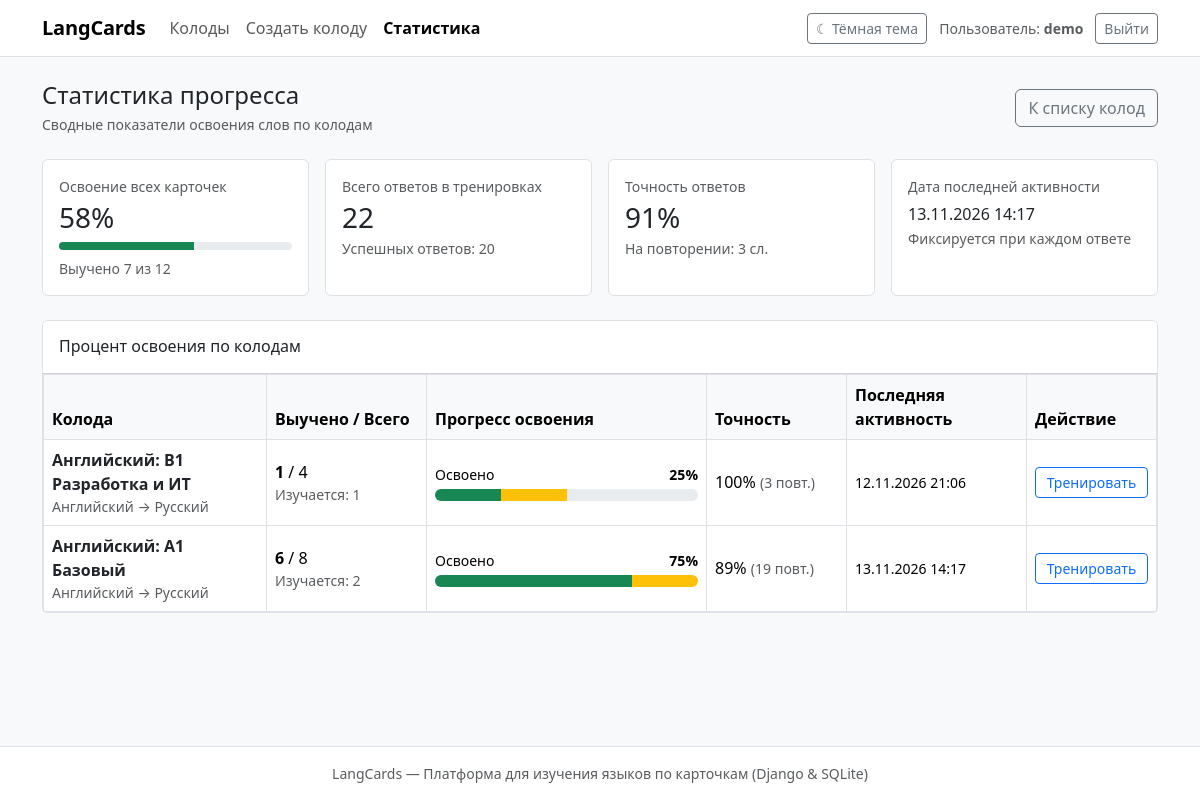
Screenshot of /stats/ (signed in) with the database file from the repository.
### cards/models.py (models this page shows, shortened)
class Card(models.Model):
    class Status(models.TextChoices):
        NEW = 'new', 'Новое'
        LEARNING = 'learning', 'Изучается'
        LEARNED = 'learned', 'Выучено'
    deck = models.ForeignKey(
        Deck,
        on_delete=models.CASCADE,
        related_name='cards',
        verbose_name='Колода',
    )
    front_text = models.CharField('Исходное слово / фраза', max_length=255)
    back_text = models.CharField('Перевод / толкование', max_length=255)
    example = models.TextField('Контекстный пример', blank=True)
    review_count = models.PositiveIntegerField('Количество повторений', default=0)
    success_count = models.PositiveIntegerField('Правильных ответов', default=0)
    status = models.CharField(
        'Статус',
        max_length=16,
        choices=Status.choices,
        default=Status.NEW,
    )
    last_reviewed_at = models.DateTimeField(
        'Дата последнего повторения',
        null=True,
        blank=True,
    )
    class Meta:
        verbose_name = 'Карточка'
        verbose_name_plural = 'Карточки'
        ordering = ['id']

class Deck(models.Model):
    title = models.CharField('Название колоды', max_length=150)
    source_language = models.CharField('Исходный язык', max_length=60, default='Английский')
    target_language = models.CharField('Изучаемый язык', max_length=60, default='Русский')
    owner = models.ForeignKey(
        settings.AUTH_USER_MODEL,
        on_delete=models.CASCADE,
        related_name='decks',
        verbose_name='Владелец',
    )
    class Meta:
        verbose_name = 'Колода'
        verbose_name_plural = 'Колоды'
        ordering = ['-id']

### cards/views.py (the view)
# urls.py: path('stats/', views.stats_view, name='stats'),
@login_required
def stats_view(request: HttpRequest) -> HttpResponse:
    summary = _build_user_summary(request.user)
    return render(request, 'cards/stats.html', summary)

### templates/cards/stats.html (shortened to what this page needs)
{% extends 'base.html' %}
{% block content %}
<div class="d-flex flex-wrap justify-content-between align-items-center mb-4 gap-2">
    <div>
        <h1 class="h4 mb-1">Статистика прогресса</h1>
        <p class="text-muted small mb-0">Сводные показатели освоения слов по колодам</p>
    </div>
    <div>
        <a href="{% url 'dashboard' %}" class="btn btn-outline-secondary">К списку колод</a>
    </div>
</div>
<div class="row g-3 mb-4">
    <div class="col-md-3">
        <div class="card bg-white h-100">
            <div class="card-body">
                <div class="text-muted small mb-1">Освоение всех карточек</div>
                <div class="h3 mb-2">{{ overall_mastery }}%</div>
                <div class="progress" style="height: 8px;">
                    <div class="progress-bar bg-success" role="progressbar"
                         style="width: {{ overall_mastery }}%;"
                         aria-valuenow="{{ overall_mastery }}" aria-valuemin="0" aria-valuemax="100">
                    </div>
                </div>
                <div class="small text-muted mt-2">Выучено {{ learned_cards }} из {{ total_cards }}</div>
            </div>
        </div>
    </div>
    <div class="col-md-3">
        <div class="card bg-white h-100">
            <div class="card-body">
                <div class="text-muted small mb-1">Всего ответов в тренировках</div>
                <div class="h3 mb-1">{{ total_reviews }}</div>
                <div class="small text-muted">Успешных ответов: {{ total_success }}</div>
            </div>
        </div>
    </div>
    <div class="col-md-3">
        <div class="card bg-white h-100">
            <div class="card-body">
                <div class="text-muted small mb-1">Точность ответов</div>
                <div class="h3 mb-1">{{ overall_accuracy }}%</div>
                <div class="small text-muted">На повторении: {{ learning_cards }} сл.</div>
            </div>
        </div>
    </div>
    <div class="col-md-3">
        <div class="card bg-white h-100">
            <div class="card-body">
                <div class="text-muted small mb-1">Дата последней активности</div>
                <div class="h6 mb-1 mt-2">
                    {% if last_activity %}
                        {{ last_activity|date:"d.m.Y H:i" }}
                    {% else %}
                        Нет данных
                    {% endif %}
                </div>
                <div class="small text-muted">Фиксируется при каждом ответе</div>
            </div>
        </div>
    </div>
</div>
<div class="card bg-white">
    <div class="card-header bg-white py-3">
        <h2 class="h6 mb-0">Процент освоения по колодам</h2>
    </div>
    {% if deck_rows %}
    <div class="table-responsive">
        <table class="table table-bordered align-middle mb-0">
            <thead>
                <tr>
                    <th>Колода</th>
                    <th style="width: 160px;">Выучено / Всего</th>
                    <th style="width: 280px;">Прогресс освоения</th>
                    <th style="width: 140px;">Точность</th>
                    <th style="width: 180px;">Последняя активность</th>
                    <th style="width: 130px;">Действие</th>
                </tr>
            </thead>
            <tbody>
                {% for item in deck_rows %}
                <tr>
                    <td>
                        <a href="{% url 'deck_detail' item.deck.pk %}" class="fw-semibold text-decoration-none text-dark">
                            {{ item.deck.title }}
                        </a>
                        <div class="small text-muted">{{ item.deck.source_language }} &rarr; {{ item.deck.target_language }}</div>
                    </td>
                    <td>
                        <strong>{{ item.learned_cards }}</strong> / {{ item.total_cards }}
                        <div class="small text-muted">Изучается: {{ item.learning_cards }}</div>
                    </td>
                    <td>
                        <div class="d-flex justify-content-between small mb-1">
                            <span>Освоено</span>
                            <span class="fw-semibold">{{ item.mastery_percent }}%</span>
                        </div>
                        <div class="progress" style="height: 12px;">
                            <div class="progress-bar bg-success" role="progressbar"
                                 style="width: {{ item.mastery_percent }}%;"
                                 aria-valuenow="{{ item.mastery_percent }}" aria-valuemin="0" aria-valuemax="100"
                                 title="Выучено: {{ item.learned_cards }}">
                            </div>
                            <div class="progress-bar bg-warning" role="progressbar"
                                 style="width: {{ item.learning_percent }}%;"
                                 aria-valuenow="{{ item.learning_percent }}" aria-valuemin="0" aria-valuemax="100"
                                 title="На повторении: {{ item.learning_cards }}">
                            </div>
                        </div>
                    </td>
                    <td>
                        {% if item.review_count > 0 %}
                            {{ item.accuracy_percent }}% <span class="text-muted small">({{ item.review_count }} повт.)</span>
                        {% else %}
                            <span class="text-muted small">Нет ответов</span>
                        {% endif %}
                    </td>
                    <td class="small">
                        {% if item.last_reviewed_at %}
                            {{ item.last_reviewed_at|date:"d.m.Y H:i" }}
                        {% else %}
                            <span class="text-muted">—</span>
                        {% endif %}
                    </td>
                    <td>
                        {% if item.total_cards > 0 %}
                            <a href="{% url 'deck_study' item.deck.pk %}?restart=1" class="btn btn-outline-primary btn-sm w-100">
                                Тренировать
                            </a>
                        {% else %}
                            <a href="{% url 'deck_detail' item.deck.pk %}" class="btn btn-outline-secondary btn-sm w-100">
                                Открыть
                            </a>
                        {% endif %}
                    </td>
                </tr>
                {% endfor %}
            </tbody>
        </table>
    </div>
    {% else %}
    <div class="card-body text-center py-4 text-muted">
        Колоды ещё не созданы.
    </div>
    {% endif %}
</div>
{% endblock %}

### templates/base.html (shortened to what this page needs)
{% load static %}
<!DOCTYPE html>
<html lang="ru" data-bs-theme="light">
<head>
    <link href="https://cdn.jsdelivr.net/npm/bootstrap@5.3.3/dist/css/bootstrap.min.css" rel="stylesheet">
    <link rel="stylesheet" href="{% static 'css/style.css' %}">
</head>
<body class="d-flex flex-column min-vh-100">
    <header class="navbar navbar-expand-lg border-bottom mb-4">
        <div class="container">
            <a class="navbar-brand" href="{% url 'dashboard' %}">LangCards</a>
            <div class="collapse navbar-collapse" id="mainNavbar">
                {% if user.is_authenticated %}
                <ul class="navbar-nav me-auto mb-2 mb-lg-0">
                    <li class="nav-item">
                        <a class="nav-link {% if request.resolver_match.url_name == 'dashboard' %}active fw-semibold{% endif %}" href="{% url 'dashboard' %}">Колоды</a>
                    </li>
                    <li class="nav-item">
                        <a class="nav-link {% if request.resolver_match.url_name == 'deck_create' %}active fw-semibold{% endif %}" href="{% url 'deck_create' %}">Создать колоду</a>
                    </li>
                    <li class="nav-item">
                        <a class="nav-link {% if request.resolver_match.url_name == 'stats' %}active fw-semibold{% endif %}" href="{% url 'stats' %}">Статистика</a>
                    </li>
                </ul>
                <div class="d-flex align-items-center gap-2">
                    <button type="button" id="themeToggleBtn" class="btn btn-outline-secondary btn-sm">
                    </button>
                    <span class="text-muted small mx-1">Пользователь: <strong>{{ user.username }}</strong></span>
                    <form method="post" action="{% url 'logout' %}" class="m-0">
                        <button type="submit" class="btn btn-outline-secondary btn-sm">Выйти</button>
                    </form>
                </div>
                {% endif %}
            </div>
        </div>
    </header>
    <main class="container pb-5 flex-grow-1">
        {% block content %}{% endblock %}
    </main>
    <footer class="border-top py-3 mt-auto">
        <div class="container text-center text-muted small">
            LangCards — Платформа для изучения языков по карточкам (Django &amp; SQLite)
        </div>
    </footer>
</body>
</html>

### static/css/style.css (style rules this page uses)
:root, [data-bs-theme="light"] { --app-bg: #f8f9fa; --surface-bg: #ffffff; --table-head-bg: #f8f9fa; }
body { background-color: var(--app-bg); color: var(--bs-body-color); font-family: system-ui, -apple-system, "Segoe UI", Roboto, "Helvetica Neue", Arial, sans-serif; }
.navbar, footer, .card, .card-header, .card-footer { background-color: var(--surface-bg) !important; }
.navbar-brand { font-weight: 600; letter-spacing: -0.01em; }
.card { border: 1px solid var(--bs-border-color); border-radius: 0.375rem; box-shadow: none; }
.table th { font-weight: 600; background-color: var(--table-head-bg); }

### rows the page displays
Card: last_reviewed_at "13.11.2026 14:17"
Deck: deck "Английский: B1 Разработка и ИТ", deck.source_language "Английский", deck.target_language "Русский", learned_cards "1", total_cards "4", learning_cards "1", mastery_percent "25", accuracy_percent "100", review_count "3", last_reviewed_at "12.11.2026 21:06"
Deck: deck "Английский: A1 Базовый", deck.source_language "Английский", deck.target_language "Русский", learned_cards "6", total_cards "8", learning_cards "2", mastery_percent "75", {{ item.learning_percent }} 25 (drawn), accuracy_percent "89", review_count "19", last_reviewed_at "13.11.2026 14:17"

### other values shown
{{ user.username }} "demo"
{{ overall_mastery }} "58"
{{ learned_cards }} "7"
{{ total_cards }} "12"
{{ total_reviews }} "22"
{{ total_success }} "20"
{{ overall_accuracy }} "91"
{{ learning_cards }} "3"
